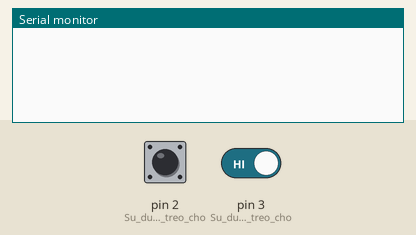
Recording of a sketch running on a simulated Arduino Uno, built with avr-gcc and run on an emulated ATmega328P. On the bench: the last lines printed to the serial monitor. Inputs (shaded band) come from the test bench; at power-on: pin 2 (Su_dund_dien_tro_treo_cho) HIGH, pin 3 (Su_dund_dien_tro_treo_cho) HIGH.

Above: at 1.2 s.
1.3 s: pin 2 (Su_dund_dien_tro_treo_cho) pulled LOW for 0.15 s
At 2.6 s:
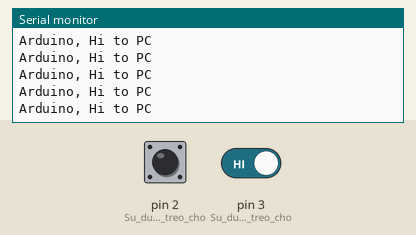
2.9 s: pin 2 (Su_dund_dien_tro_treo_cho) driven LOW and pin 3 (Su_dund_dien_tro_treo_cho) driven LOW
5.9 s: pin 2 (Su_dund_dien_tro_treo_cho) pulsed HIGH 2 times (0.12 s each, 0.3 s apart)
9.5 s: pin 2 (Su_dund_dien_tro_treo_cho) driven HIGH
At 10.7 s:
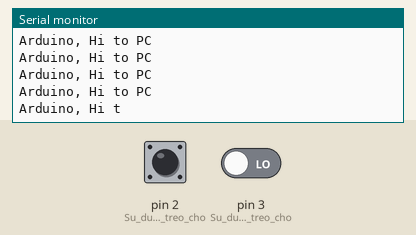
11.0 s: pin 3 (Su_dund_dien_tro_treo_cho) driven HIGH
At 12.2 s:
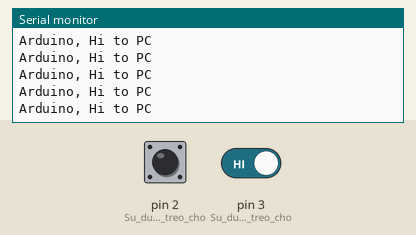

The sketch:

Interrupt_PC_LCD.ino
```cpp
//LCD Pin name: 4=RS
//LCD Pin name: 5=RW
//LCD Pin name: 6=EN

#define LcdDataBus PORTB
#define LF 0x0A

int LCD_RS = 8;//A3 pin
//int LCD_RW = GND;//A4 pin
int LCD_EN = 9;//A5 pin

//khai bao bien
int i;

//khai bao thu vien chan LCD
void setup()
{
 //DDRB=0xFF;
 pinMode(LCD_RS,OUTPUT);
 //pinMode(LCD_RW,OUTPUT);
 pinMode(LCD_EN,OUTPUT);
 pinMode(2, INPUT_PULLUP); // Su dund dien tro treo cho chan so 2 (Ngat 0)
 pinMode(3, INPUT_PULLUP); // Su dund dien tro treo cho chan so 2 (Ngat 1)
 attachInterrupt(0,TRANS2PC,LOW); // Gui du lieu len PC, ngat tich cuc thap
 attachInterrupt(1,PC2ARDU,LOW); // Gui du lieu len PC, ngat tich cuc thap
 Serial.begin(9600);
}

/* Gui ma lenh ra LCD
   Trong che do 4bit, a byte lenh duoc gui toi ca 2 thanh phan thap va cao (4-bit nibbles) */
void Lcd_CmdWrite(char cmd)
{
  LcdDataBus = (cmd & 0xF0);//che 4 bit thap chi giu 4 bit cao
  LcdDataBus = LcdDataBus>>2;               //Dich phai 2 bit de chi xuat du lieu qua cac bit5-2 cua PORT B
  digitalWrite(LCD_RS,0);                  // RS=0 gui ma lenh
  //digitalWrite(LCD_RW,0);                 // RW=0 ghi lenh
  digitalWrite(LCD_EN,1);                // EN=1
  delay(10);                            // Doi!!!
  digitalWrite(LCD_EN,0);              // EN=0, tin hieu 1-0 cho phep ghi/doc
  delay(10);

  LcdDataBus = ((cmd<<4) & 0xF0); //Dich trai 4 bit de chuyen sang 4 bit thap
  LcdDataBus = LcdDataBus>>2;                //Dich phai 2 bit de chi xuat du lieu qua cac bit5-2 cua PORT B
  digitalWrite(LCD_RS,0);                   // RS=0 gui ma lenh
  //digitalWrite(LCD_RW,0);                  // RW=0 ghi lenh
  digitalWrite(LCD_EN,1);                 // EN=1
  delay(10);                             // Doi!!!
  digitalWrite(LCD_EN,0);               // EN=0, tin hieu 1-0 cho phep ghi/doc
  delay(10);
}
/* Gui du lieu ra LCD
   Trong che do 4bit, a byte du lieu duoc gui toi ca 2 thanh phan thap va cao (4-bit nibbles) */
void Lcd_DataWrite(char dat)
{
    LcdDataBus = (dat & 0xF0);//che 4 bit thap chi giu 4 bit cao
    LcdDataBus = LcdDataBus>>2;              //Dich phai 2 bit de chi xuat du lieu qua cac bit5-2 cua PORT B
    digitalWrite(LCD_RS,1);                 // RS=1 gui du lieu
    //digitalWrite(LCD_RW,0);                // RW=0 ghi du lieu
    digitalWrite(LCD_EN,1);               // EN=1
    delay(10);                           // Doi!!!
    digitalWrite(LCD_EN,0);             // EN=0, tin hieu 1-0 cho phep ghi/doc

    delay(10);

    LcdDataBus = ((dat<<4) & 0xF0);  //Dich trai 4 bit de chuyen sang 4 bit thap
    LcdDataBus = LcdDataBus>>2;          //Dich phai 2 bit de chi xuat du lieu qua cac bit5-2 cua PORT B
    digitalWrite(LCD_RS,1);             // RS=1 gui du lieu
    //digitalWrite(LCD_RW,0);            // RW=0 ghi du lieu
    digitalWrite(LCD_EN,1);           // EN=1
    delay(10);                       // Doi!!!
    digitalWrite(LCD_EN,0);                     // EN=0, tin hieu 1-0 cho phep ghi/doc

    delay(10);
}

void LCD_Init()    //Function to prepare the LCD  and get it ready
{
    Lcd_CmdWrite(0x02);        // Initialize Lcd in 4-bit mode
    Lcd_CmdWrite(0x28);        // enable 5x7 mode for chars
    Lcd_CmdWrite(0x0E);        // Display OFF, Cursor ON
    Lcd_CmdWrite(0x01);        // Clear Display
    Lcd_CmdWrite(0x80);        // Move the cursor to beginning of first line
}

void LCD_ShiftLeft()
{
  Lcd_CmdWrite(0x18);// Shift display entire to left
  delay(10);
}

void LCD_SecondRow()
{
  Lcd_CmdWrite(0xC0);// Sencond Row begining
  delay(10);
}

void Display(String a)
{
  Lcd_CmdWrite(0x00);        //Go to 1st line
  for(i=0;a[i]!=0;i++)
  {
    Lcd_DataWrite(a[i]);
  }
}

void waittingfor()
{
  String S = "Good Morning!";
  LCD_Init();
  Display(S);
  Lcd_CmdWrite(0xC0);        //Go to Next line
  S="Press any key...";
  Display(S);
}

void TRANS2PC()
{
  Serial.println("Arduino, Hi to PC");
}

void PC2ARDU()
{
  i=0;
  String S_character ="";

  while (Serial.available() > 0)
  {
    S_character += char(Serial.read());
    if (S_character[i] == LF) //ky tu ket thuc chuoi
    {
        //S_character[i-1] = 0;
        i = i-1;
    }
    i++;
  }
  //Hien thi len LCD
  LCD_Init();
  Display(S_character);
}

void loop()
{
  waittingfor();
}
```

Measured:
- after the input at 1.3 s, the serial monitor: prints a new line at once (image 1)
- after the input at 9.5 s, the serial monitor: prints a new line at once (image 2)
- after the input at 11.0 s, the serial monitor: prints a new line at once (image 3)
